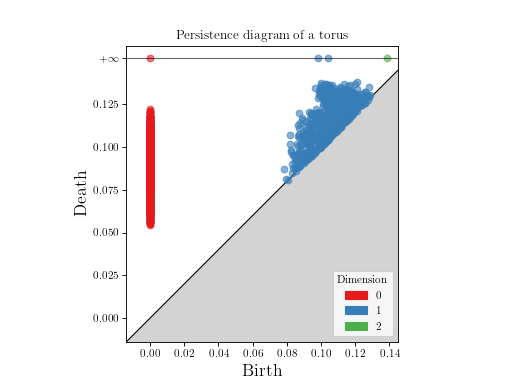

The Python source for this figure:
import matplotlib.pyplot as plt
import gudhi

# rips_on_tore3D_1307.pers obtained from write_persistence_diagram method
persistence_file=gudhi.__root_source_dir__ + \
    '/data/persistence_diagram/rips_on_tore3D_1307.pers'
ax = gudhi.plot_persistence_diagram(persistence_file=persistence_file)
# We can modify the title, aspect, etc.
ax.set_title("Persistence diagram of a torus")
ax.set_aspect("equal")  # forces to be square shaped
plt.show()
